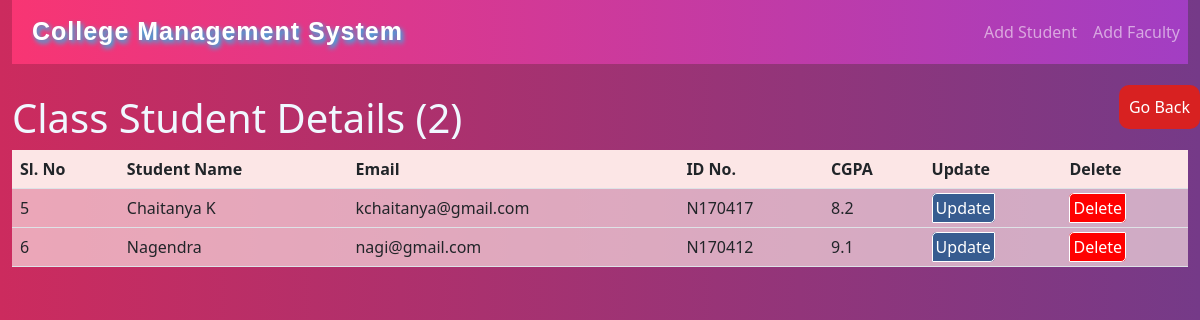
Page /class/7 on the committed database.
### students/models.py (models this page shows, shortened)
class Student(models.Model):
    classname = models.ForeignKey(Class, on_delete=models.CASCADE)
    stud_name = models.CharField(max_length=50)
    idnum = models.CharField(max_length=10)
    email = models.EmailField()
    cgpa = models.FloatField()

### students/views.py (the view)
# urls.py: path('class/<int:id>', views.viewclass),
def viewclass(request, id):
    clas = models.Class.objects.get(id=id)
    students = models.Student.objects.all()
    studcount = models.Student.objects.filter(classname = clas).count()
    context = {
        'students':students,
        'class' : clas,
        'count' : studcount,
    }
    return render(request, 'class.html', context)

### templates/class.html (shortened to what this page needs)
{% load static %}
<html lang="en">
  <head>
    <link
      rel="stylesheet"
      href="{% static 'bootstrap/css/bootstrap.min.css' %}"
    />
    <link rel="stylesheet" href="{% static 'style.css' %}" />
  </head>
  <body>
    <div class="container-fluid">
      <nav class="navbar navbar-expand-lg navbar-dark">
        <a href="" class="navbar-brand">College Management System</a>
        <ul class="navbar-nav ms-auto mb-2 mb-lg-0">
          <li class="nav-item">
            <a href="addstudent/{{ class.id }}" class="nav-link">Add Student</a>
          </li>
          <li class="nav-item">
            <a href="addfaculty" class="nav-link">Add Faculty</a>
          </li>
        </ul>
      </nav>
      <div class="row">
      <h1 class="indexHeads col">Class Student Details ({{ count }})</h1>
      <button class="backbtn col-2"><a href="/index" class="backlink">Go Back</a></button>
    </div>
      <table class="table table-hover">
        <thead class="theadbg">
          <tr>
            <th>Sl. No</th>
            <th>Student Name</th>
            <th>Email</th>
            <th>ID No.</th>
            <th>CGPA</th>
            <th>Update</th>
            <th>Delete</th>
          </tr>
        </thead>
        <tbody class="tbodybg">
          {% for student in students %}
          {% if student.classname.classname == class.classname %}
          <tr>
            <td>{{ forloop.counter }}</td>
            <td>{{ student.stud_name }}</td>
            <td>{{ student.email }}</td>
            <td>{{ student.idnum }}</td>
            <td>{{ student.cgpa }}</td>
            <td><a href="update/{{ student.id }}" class="update">Update</a></td>
            <td><a href="delete/{{ student.id }}" class="delete">Delete</a></td>
          </tr>
          {% endif %}
          {% endfor %}
        </tbody>
      </table>
    </div>
  </body>
</html>

### static/style.css (style rules this page uses)
body { background-image: linear-gradient(90deg, #cc2b5e, #753a88); background-size: cover; background-attachment: fixed; }
.theadbg { background-color: rgb(252, 230, 230); }
.tbodybg { background-color: rgba(252, 230, 230, 0.664); }
.indexHeads { color: aliceblue; margin-top: 30px; }
.backbtn { background-color: rgb(216, 33, 33); border: none; border-radius: 10px; width: fit-content; height: fit-content; margin-left: 20%; margin: auto; padding: 10px; }
.backlink { color: white; text-decoration: none; }
.update { border-radius: 5px 0px; border: 0.5px solid rgb(255, 255, 255); background-color: #375c90; padding: 3px; color: rgb(255, 255, 255); text-decoration: none; }
.delete { background-color: rgb(255, 0, 0); border-radius: 5px 0px; border: 0.5px solid rgb(255, 255, 255); padding: 3px; color: rgb(255, 255, 255); text-decoration: none; }
.navbar { background-image: linear-gradient(90deg, #f83573, #a23ec3); }
.navbar-brand { padding-left: 20px; font-weight: bold; font-family:Arial, Helvetica, sans-serif; font-size: 25px; letter-spacing: 1px; text-shadow: 2px 3px 5px rgb(0, 208, 255); }

### rows in the picture
Student: stud_name "Chaitanya K", email "kchaitanya@gmail.com", idnum "N170417", cgpa "8.2"
Student: stud_name "Nagendra", email "nagi@gmail.com", idnum "N170412", cgpa "9.1"

### other values in the picture
{{ count }} "2"
